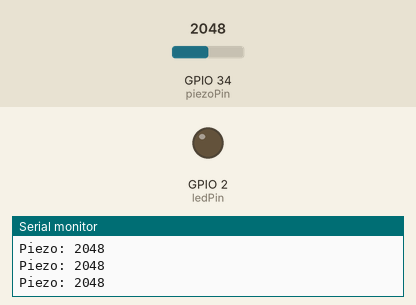
Bench run of a sketch on a simulated ESP32. Shown: output pins drawn as LEDs (lit = HIGH), the last lines printed to the serial monitor. The test bench sets the inputs (shaded band); at power-on: GPIO 34 (piezoPin) = 2048. WiFi joins after 1.5 s; servers stay silent unless stated; no MQTT or app messages arrive unless stated.

Above: at 3.3 s.
At 5.26 s:
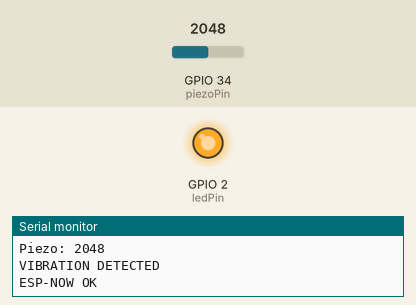
Timing chart, 0 to 8.0 s (numbered marks = the images above):
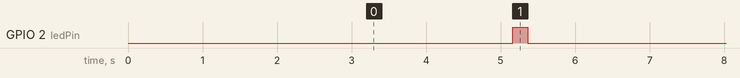

The sketch:

esp32_sender.ino
```cpp
// =====================================================
// SMART RAILWAY GATE - HYBRID SENDER ESP32
// MQTT Broker: broker.hivemq.com (same as web server)
// Topics: railway/vibration, railway/status
// =====================================================

#include <WiFi.h>
#include <esp_now.h>
#include <PubSubClient.h>

const char* ssid = "Karan";
const char* password = "12345678";
const char* mqtt_server = "broker.hivemq.com";

WiFiClient espClient;
PubSubClient client(espClient);

const int piezoPin = 34;
const int ledPin = 2;

int threshold = 150;
unsigned long lastSend = 0;
unsigned long lastTelemetry = 0;

uint8_t receiverAddress[] = { 0x14, 0x08, 0x08, 0xA6, 0x2C, 0xB4 };

void publishStatus(int value, bool detected) {
  char payload[160];
  snprintf(payload, sizeof(payload),
    "{\"source\":\"esp32_sender\",\"sensor\":\"piezo\",\"value\":%d,\"detected\":%s,\"threshold\":%d}",
    value, detected ? "true" : "false", threshold);
  client.publish("railway/status", payload);
}

void setup_wifi() {
  Serial.println();
  Serial.print("Connecting WiFi");
  WiFi.begin(ssid, password);
  while (WiFi.status() != WL_CONNECTED) {
    delay(500);
    Serial.print(".");
  }
  Serial.println("\nWiFi Connected");
  Serial.println(WiFi.localIP());
}

void reconnectMQTT() {
  while (!client.connected()) {
    Serial.print("MQTT...");
    String clientId = "ESP32Sender-" + String((uint32_t)ESP.getEfuseMac(), HEX);
    if (client.connect(clientId.c_str())) {
      Serial.println(" OK");
    } else {
      Serial.print(" failed, state=");
      Serial.print(client.state());
      Serial.println(" retry in 2s");
      delay(2000);
    }
  }
}

void onDataSent(const wifi_tx_info_t *info, esp_now_send_status_t status) {
  Serial.println(status == ESP_NOW_SEND_SUCCESS ? "ESP-NOW OK" : "ESP-NOW FAIL");
}

void setup() {
  Serial.begin(115200);
  pinMode(piezoPin, INPUT);
  pinMode(ledPin, OUTPUT);
  digitalWrite(ledPin, LOW);

  WiFi.mode(WIFI_STA);
  setup_wifi();

  client.setServer(mqtt_server, 1883);

  if (esp_now_init() != ESP_OK) {
    Serial.println("ESP-NOW init failed");
    return;
  }
  esp_now_register_send_cb(onDataSent);

  esp_now_peer_info_t peerInfo = {};
  memcpy(peerInfo.peer_addr, receiverAddress, 6);
  peerInfo.channel = 0;
  peerInfo.encrypt = false;
  esp_now_add_peer(&peerInfo);

  Serial.println("SMART SENDER READY");
}

void loop() {
  // Check and heal WiFi connection if dropped
  if (WiFi.status() != WL_CONNECTED) {
    Serial.println("WiFi disconnected! Reconnecting...");
    WiFi.disconnect();
    WiFi.begin(ssid, password);
    unsigned long startAttempt = millis();
    while (WiFi.status() != WL_CONNECTED && millis() - startAttempt < 10000) {
      delay(500);
      Serial.print(".");
    }
    if (WiFi.status() == WL_CONNECTED) {
      Serial.println("\nWiFi Reconnected");
    } else {
      Serial.println("\nWiFi Reconnect failed, retrying next loop");
      delay(1000);
      return;
    }
  }

  if (!client.connected()) reconnectMQTT();
  client.loop();

  int sensorValue = analogRead(piezoPin);
  Serial.printf("Piezo: %d\n", sensorValue);

  // Telemetry every 2s for web dashboard
  if (millis() - lastTelemetry > 2000) {
    publishStatus(sensorValue, sensorValue > threshold);
    lastTelemetry = millis();
  }

  if (sensorValue > threshold && millis() - lastSend > 5000) {
    digitalWrite(ledPin, HIGH);
    Serial.println("VIBRATION DETECTED");

    char vibJson[120];
    snprintf(vibJson, sizeof(vibJson),
      "{\"source\":\"esp32_sender\",\"detected\":true,\"value\":%d}", sensorValue);
    client.publish("railway/vibration", vibJson);
    client.publish("railway/vibration", "VIBRATION"); // legacy plain text

    publishStatus(sensorValue, true);

    const char* message = "TRAIN";
    esp_now_send(receiverAddress, (uint8_t*)message, strlen(message));

    lastSend = millis();
  } else {
    digitalWrite(ledPin, LOW);
  }

  delay(200);
}
```

Measured:
- by itself, GPIO 2 (ledPin): alternates HIGH for 0.20 s and LOW for 4.8 s
